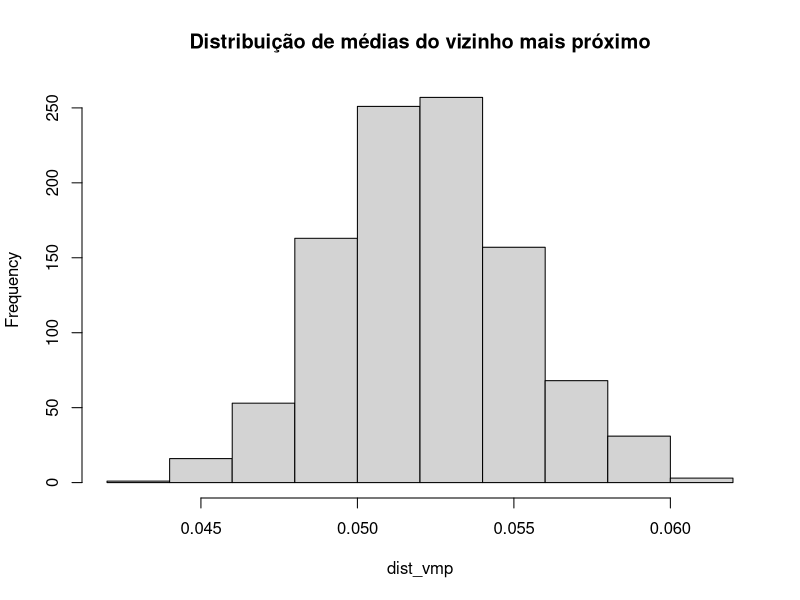
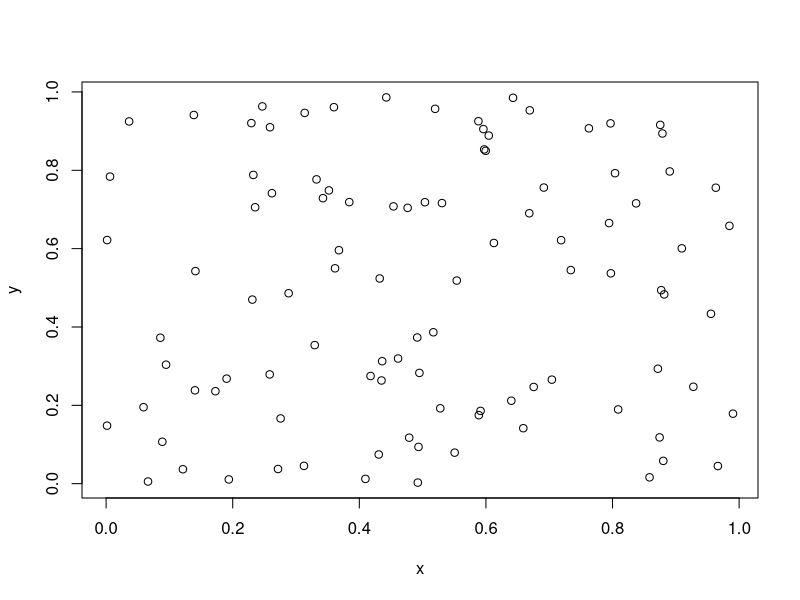
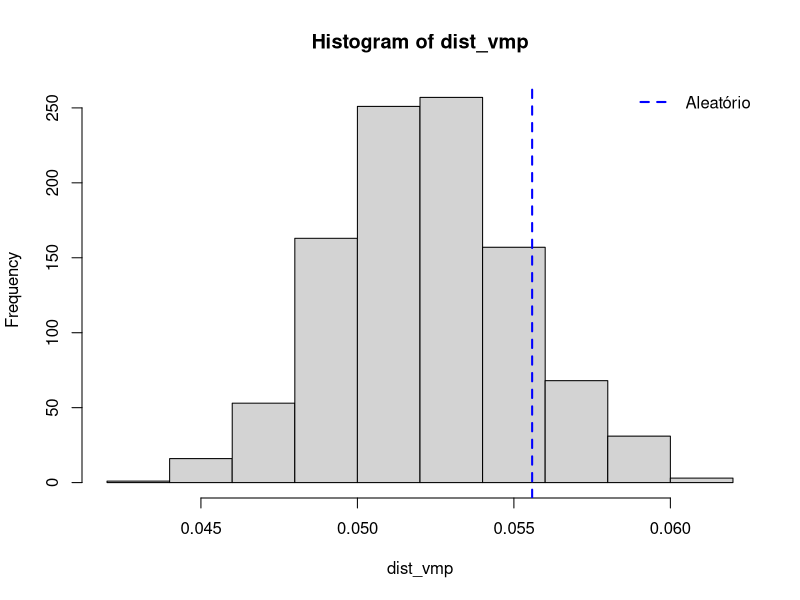
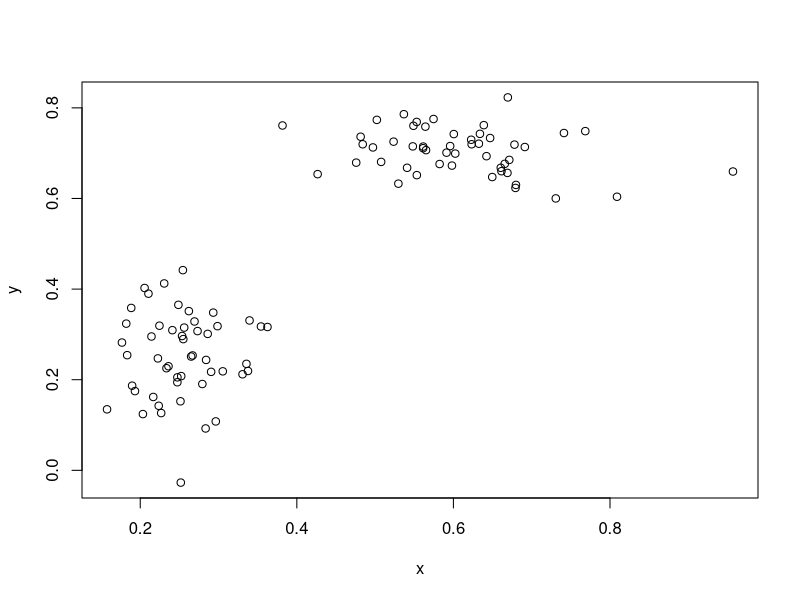
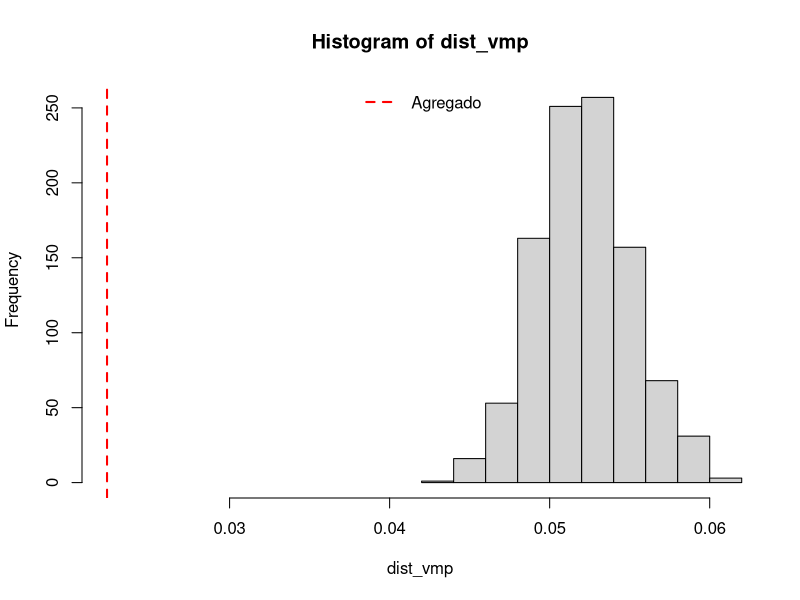
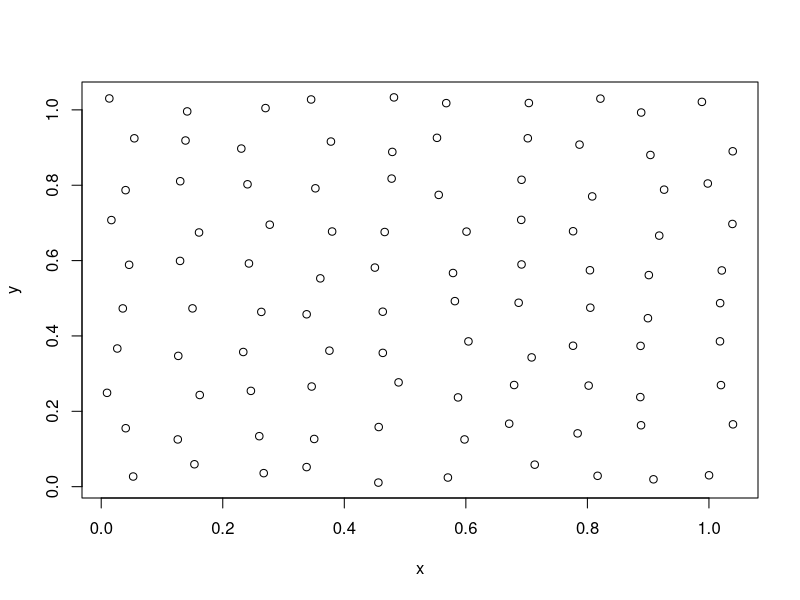
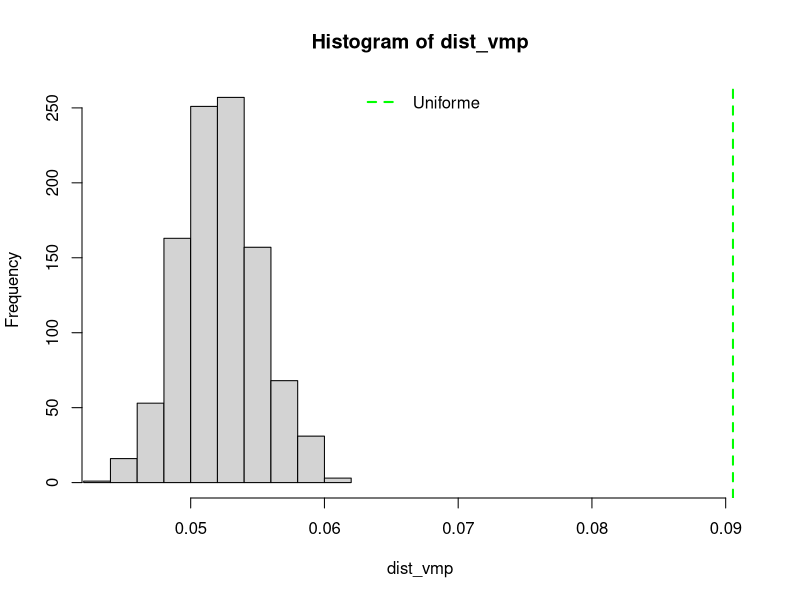
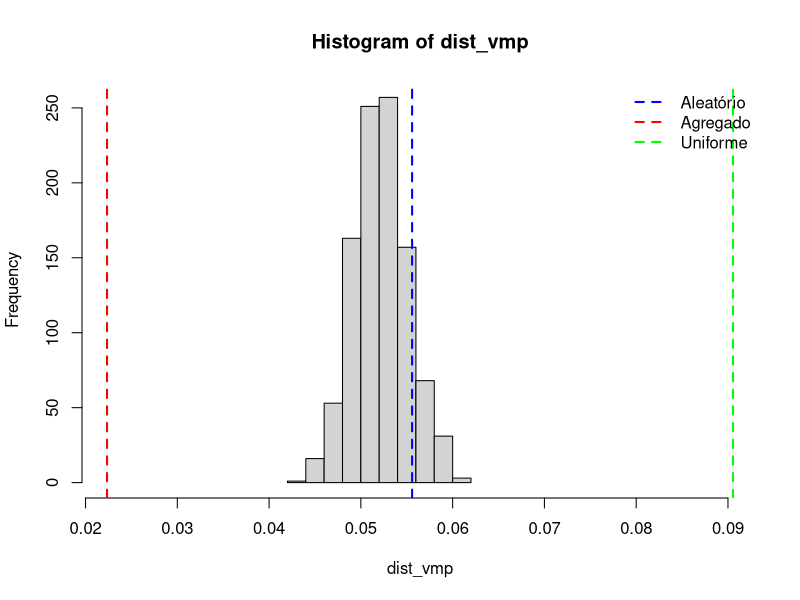

Here is the R script that generated these plots, in order:
##http://recologia.com.br/2016/07/determinando-a-distribuicao-espacial-a-partir-da-distribuicao-do-vizinho-mais-proximo/
set.seed(123)

##Distância entre pontos
distancia <- function(x1,y1,x2,y2){
    sqrt((x2 - x1)^2 + (y2 - y1)^2)
}

##Calcula distancias do vizinho mais próximo
calcula_r<- function(x,y){
    r <- vector()
    nn <- vector()
    d <- vector()
    for (i in 1:100) {
        d <- distancia(x[i],y[i],x,y)
        r[i] <- min(d[-i])
    }
    return(r)
}


##Simular média do vizinho mais próximo
n<-1000
dist_vmp<-vector()

for(i in 1:n){
    r<-calcula_r(runif(100),runif(100))
    dist_vmp[i]<-mean(r)
}

##Resultado da simulação
jpeg("01.jpg")
hist(dist_vmp,main="Distribuição de médias do vizinho mais próximo")
dev.off()

##Avaliando alguns casos:
##Caso aléatorio
x<-runif(100)
y<-runif(100)

jpeg("02.jpg")
plot(x,y)
dev.off()

r_ale<-mean(calcula_r(x,y))
jpeg("03.jpg")
hist(dist_vmp)
abline(v=r_ale,lwd=2,col="blue",lty=2)
legend("topright",lwd=2,col="blue",lty=2,legend="Aleatório",bty="n")
dev.off()

##Caso Agregado
x<-c(rnorm(50,0.25,0.05),rnorm(50,0.6,0.1))
y<-c(rnorm(50,0.25,0.1),rnorm(50,0.7,0.05))

jpeg("04.jpg")
plot(x,y)
dev.off()

r_agre<-mean(calcula_r(x,y))
jpeg("05.jpg")
hist(dist_vmp,xlim=c(min(dist_vmp,r_agre),max(dist_vmp)))
abline(v=r_agre,lwd=2,col="red",lty=2)
legend("top",lwd=2,col="red",lty=2,legend="Agregado",bty="n")
dev.off()

##Caso Uniforme
x<-rep(seq(0.01,0.99,length=10),10)+runif(100,-0.002,0.05)
y<-rep(seq(0.01,0.99,length=10),each=10)+runif(100,-0.002,0.05)

jpeg("07.jpg")
plot(x,y)
dev.off()

r_uni<-mean(calcula_r(x,y))
jpeg("08.jpg")
hist(dist_vmp,xlim=c(min(dist_vmp),max(dist_vmp,r_uni)))
abline(v=r_uni,lwd=2,col="green",lty=2)
legend("top",lwd=2,col="green",lty=2,legend="Uniforme",bty="n")
dev.off()

jpeg("09.jpg")
hist(dist_vmp,xlim=c(min(dist_vmp,r_agre),max(dist_vmp,r_uni)))
abline(v=r_ale,lwd=2,col="blue",lty=2)
abline(v=r_agre,lwd=2,col="red",lty=2)
abline(v=r_uni,lwd=2,col="green",lty=2)
legend("topright",lwd=2,col=c("blue","red","green"),lty=2,legend=c("Aleatório","Agregado","Uniforme"),bty="n")
dev.off()

##Observado para uma distribuição ao acaso
mean(dist_vmp)

##Valor Predito
E_r<-sqrt(100/10000)/2
E_r

#Razão observado por esperado
r_ale/E_r
r_agre/E_r
r_uni/E_r

